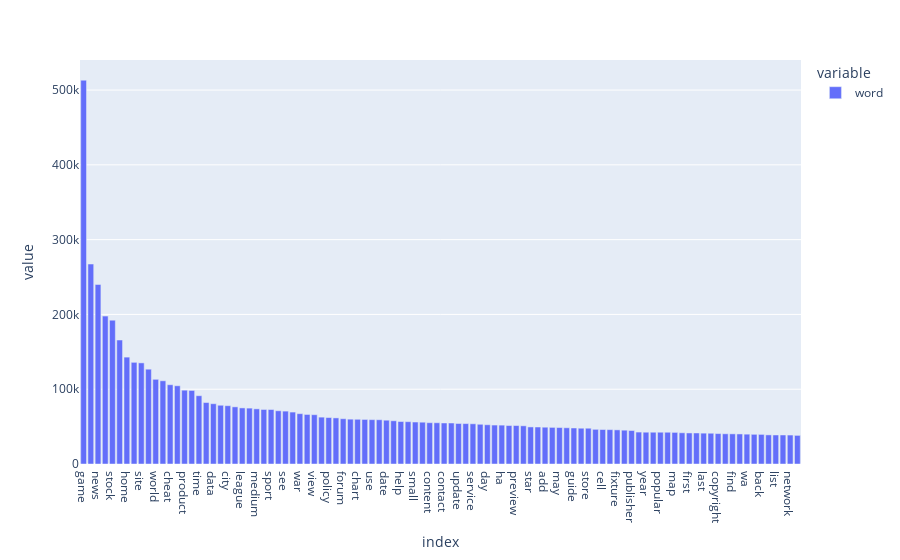

Notebook source saved alongside this figure:
### Markdown cell above
As a visualisation, it is necessary to construct a frequency distribution of words (the 100 most common words), sorted by frequency.

For visualization purposes we advice you to use plotly, but you are free to choose other libraries

### Code cell
web_words_df["word"].value_counts().head(100).plot(kind="bar")

### Figure 1 — Plotly figure (JSON) as saved in the notebook; plotly's stock layout.template omitted (floating-point values rounded to 4 significant figures)
{"data": [{"alignmentgroup": "True", "hovertemplate": "variable=word<br>index=%{x}<br>value=%{y}<extra></extra>", "legendgroup": "word", "marker": {"color": "#636efa", "pattern": {"shape": ""}}, "name": "word", "offsetgroup": "word", "orientation": "v", "showlegend": true, "textposition": "auto", "type": "bar", "x": ["game", "review", "news", "player", "stock", "top", "home", "video", "site", "quote", "world", "market", "cheat", "new", "product", "feature", "time", "price", "data", "get", "city", "rating", "league", "team", "medium", "release", "sport", "privacy", "see", "company", "war", "user", "view", "book", "policy", "search", "forum", "free", "chart", "information", "use", "cup", "date", "action", "help", "result", "small", "interactive", "content", "football", "contact", "phone", "update", "buy", "service", "right", "day", "club", "ha", "term", "preview", "international", "star", "biz", "add", "movie", "may", "window", "guide", "si", "store", "page", "cell", "score", "fixture", "report", "publisher", "digital", "year", "reserved", "popular", "press", "map", "printer", "first", "high", "last", "also", "copyright", "developer", "find", "share", "wa", "edition", "back", "play", "list", "change", "network", "number"], "xaxis": "x", "y": [513167, 267372, 239964, 197740, 192308, 165784, 142900, 135936, 135203, 126770, 113230, 111262, 105997, 104594, 98715, 98357, 91315, 82171, 80616, 78556, 77950, 76408, 74999, 74720, 73744, 72911, 72847, 71164, 70710, 69430, 67305, 66242, 65920, 62649, 62099, 61637, 60547, 59954, 59795, 59586, 59297, 59193, 58567, 57807, 56802, 56590, 56122, 55896, 55215, 55153, 54852, 54820, 54166, 54026, 53757, 53107, 52484, 52080, 51973, 51428, 51398, 51060, 49561, 49461, 49196, 48954, 48737, 48440, 48149, 47847, 47835, 46355, 46088, 45958, 45644, 45221, 44735, 42687, 42504, 42493, 42476, 42466, 42253, 41729, 41497, 41494, 41251, 41130, 40684, 40389, 40306, 40176, 39880, 39681, 39572, 38918, 38819, 38790, 38712, 38258], "yaxis": "y"}], "layout": {"barmode": "relative", "legend": {"title": {"text": "variable"}, "tracegroupgap": 0}, "margin": {"t": 60}, "xaxis": {"anchor": "y", "domain": [0, 1], "title": {"text": "index"}}, "yaxis": {"anchor": "x", "domain": [0, 1], "title": {"text": "value"}}}}
